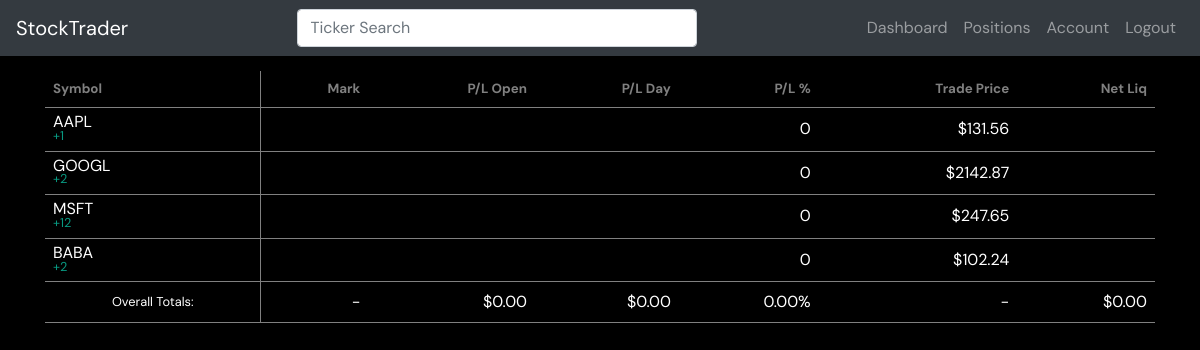
The app's page /dashboard/positions/ (signed in) with its own data.
### stocks/models.py (models this page shows)
class Stock(models.Model):
    ticker = models.CharField(max_length=10)
    numShares = models.IntegerField();
    avgPrice = models.DecimalField(max_digits=6, decimal_places=2)
    portfolio = models.ForeignKey(Portfolio,on_delete=models.CASCADE)
    def __str__(self):
        return self.ticker

### portfolio/views.py (the view)
# urls.py: path('positions/',views.positions,name='positions'),
@login_required
def positions(request):
    user = request.user
    portfolio = Portfolio.objects.get(user=user)
    stocks = portfolio.stock_set.all()
    cash = portfolio.cashBalance
    context = {'stocks':stocks, 'cash':cash}
    return render(request,'portfolio/positions.html',context)

### portfolio/templates/portfolio/positions.html (shortened to what this page needs)
{% extends 'base.html' %} {% load static %} {% block css %}
<link rel="stylesheet" href="{% static 'portfolio/styles.css' %}" />
{% endblock css %} {% block content %}
<div class="container">
  <div style="overflow-x: auto" id="positions">
    <table>
      <thead>
        <th class="symbolCol">Symbol</th>
        <th>Mark</th>
        <th>P/L Open</th>
        <th>P/L Day</th>
        <th>P/L %</th>
        <th>Trade Price</th>
        <th>Net Liq</th>
      </thead>
      <tbody>
        {% for stock in stocks %}
        <tr>
          <td class="symbolCol">
            <a href="{% url 'portfolio:ticker' stock %}" class="ticker"
              >{{stock.ticker}}</a
            ><br />
            <small class="quantity">+{{stock.numShares}}</small>
          </td>
          <td class="marks"></td>
          <td class="plOpen"></td>
          <td class="plDay"></td>
          <td class="percentReturn">0</td>
          <td class="tradePrice">${{stock.avgPrice}}</td>
          <td class="netLiq"></td>
        </tr>
        {% endfor %}
        <tr>
          <td class="symbolCol" id="overallSec">Overall Totals:</td>
          <td>-</td>
          <td class="totalPlOpen"></td>
          <td class="totalPlDay"></td>
          <td id="totalPlPercent"></td>
          <td>-</td>
          <td class="totalNetLiq"></td>
        </tr>
      </tbody>
    </table>
  </div>
</div>
{% endblock content %}

### static/main.css (style rules this page uses)
body { background-color: black; font-family: "DM Sans", sans-serif; color: white; }

### portfolio/static/portfolio/styles.css (style rules this page uses)
table { border-collapse: collapse; border-spacing: 0; width: 100%; }
th, td { text-align: right; padding: 8px; }
thead { font-weight: lighter; color: grey; font-size: smaller; white-space: nowrap; border-bottom: thin solid grey; }
.symbolCol { text-align: left; position: -webkit-sticky; position: sticky; left: 0px; background-color: black; line-height: 0.8em; }
.symbolCol::before { border-right: thin solid grey; }
.symbolCol::after { content: ""; position: absolute; top: 0; right: 0; height: 100%; border-right: thin solid grey; }
#positions { padding-top: 15px; }
small, #cashBal { color: rgba(8, 153, 129, 1); }
.ticker { color: white; }
td { border-bottom: thin solid grey; }
#overallSec { text-align: center; font-size: 0.8rem; }

### records on screen
Stock: ticker "AAPL", numShares "1", avgPrice "131.56"
Stock: ticker "GOOGL", numShares "2", avgPrice "2142.87"
Stock: ticker "MSFT", numShares "12", avgPrice "247.65"
Stock: ticker "BABA", numShares "2", avgPrice "102.24"
